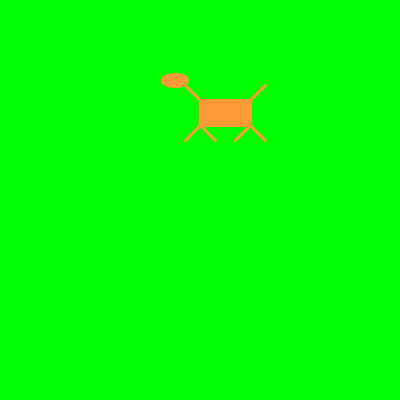
Frame 1 (no input)
Frame 60 (the mouse pressed at the canvas centre just before this capture): identical to frame 1, image omitted
Frame 120 (the mouse held since frame 60 and released just before this capture): identical to frame 1, image omitted

The Processing sketch that drew this single still picture (run headless with seeded random() and noise(); from frame 60 on, the mouse is pressed at the canvas centre):

// Processing sketch: classes
// ── classes.pde
/*
  Showcasing how custom classes work
*/

/* here we declare the class and object */
Dog dog;

void setup() {
  size(400, 400); 
  
  /* here we instantiate it */
  dog = new Dog(200, 100, color(255, 155, 55));

}

void draw() {
  background(0, 255, 0);

  dog.draw();

}


void mousePressed() {

}


// -------> LOOK OVER HERE !!!!

// ── dog.pde

/* this is how we declare a class */
class Dog {
  
  /* these are local variables to the class */
  
  int xpos, ypos;
  color fur;
  
  
  /* this is the 'Constructor' - it's like a setup() for the class */
 Dog(int _xpos, int _ypos, color _fur) {
   xpos = _xpos;
   ypos = _ypos;
   fur = _fur;
   
 }
 
 /* this is a function of the class (properly called a 'method') */
 void draw() {
   // skin
   fill(fur);
   stroke(fur);
   strokeWeight(3);

   // body
   rect(xpos, ypos, 50, 25);

   // neck
   line(xpos, ypos, xpos - 15, ypos - 15);

   // head
   ellipse(xpos - 25, ypos -20, 25, 12);

   // legs
   line(xpos, ypos + 25, xpos - 15, ypos + 40);
   line(xpos, ypos + 25, xpos + 15, ypos + 40);
   line(xpos + 50, ypos + 25, xpos + 35, ypos + 40);
   line(xpos + 50, ypos + 25, xpos + 65, ypos + 40);
   
   // tail
   line(xpos + 50, ypos, xpos + 65, ypos - 15);

   
 }
 
 void bark() {
   
 }
  
  
} /* eoc */
